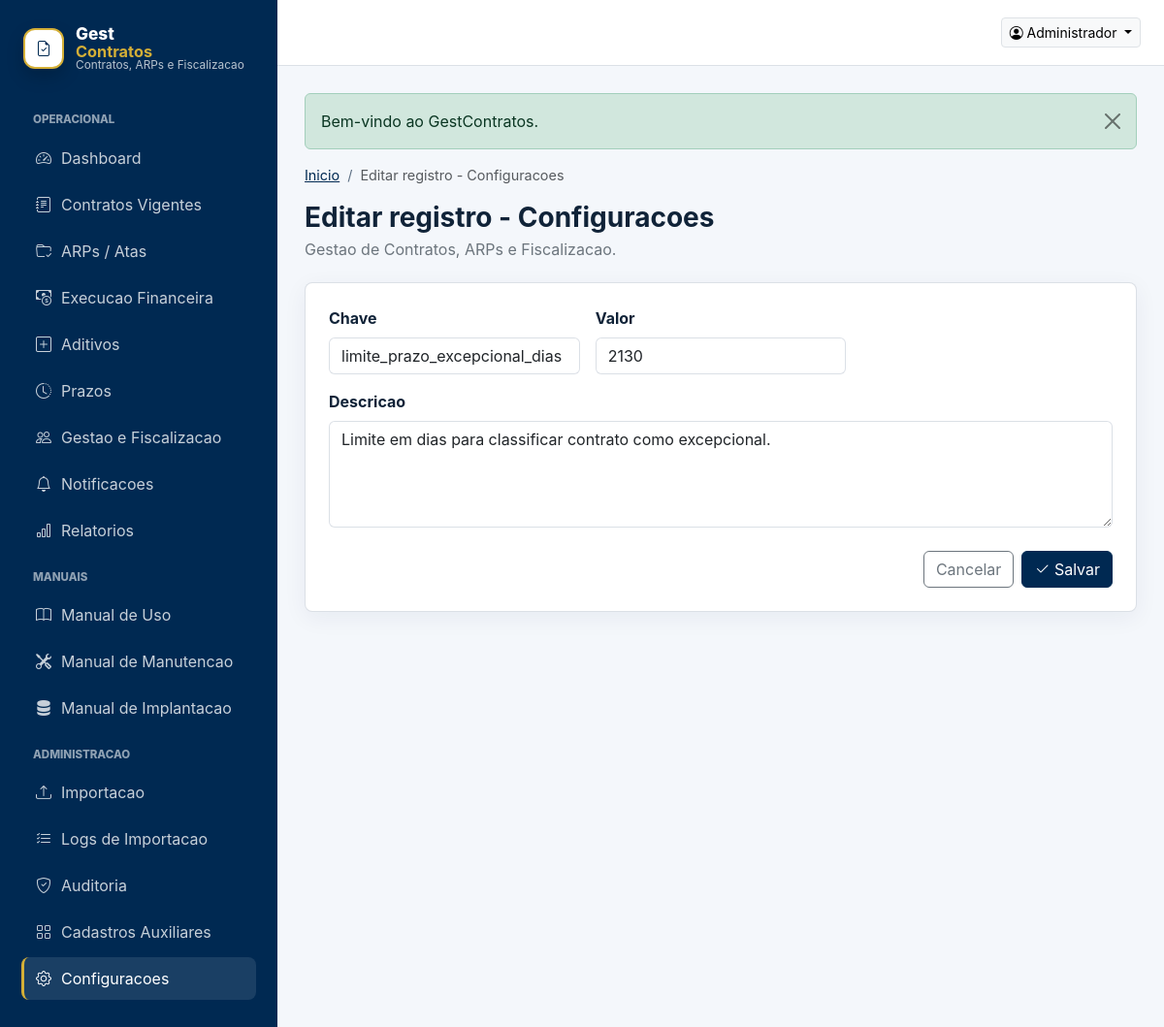
Screenshot of /configuracoes/2/editar (signed in) with the database file from the repository.
### tables this page shows
CREATE TABLE IF NOT EXISTS parametros_sistema (
  id BIGINT UNSIGNED AUTO_INCREMENT PRIMARY KEY,
  chave VARCHAR(120) NOT NULL UNIQUE,
  valor VARCHAR(255) NOT NULL,
  descricao TEXT NULL,
  created_by BIGINT UNSIGNED NULL,
  updated_by BIGINT UNSIGNED NULL,
  created_at DATETIME NOT NULL DEFAULT CURRENT_TIMESTAMP,
  updated_at DATETIME NOT NULL DEFAULT CURRENT_TIMESTAMP ON UPDATE CURRENT_TIMESTAMP,
  deleted_at DATETIME NULL
);

### app/Core/View.php (called while the page is built, shortened)
<?php
final class View
{
    public static function render(string $view, array $data = [], string $layout = 'layouts/app'): void
    {
        extract($data, EXTR_SKIP);
        $viewPath = base_path('app/Views/' . $view . '.php');
        require $viewPath;
    }
}

### app/Core/Controller.php (called while the page is built, shortened)
<?php
abstract class Controller
{
    protected function view(string $view, array $data = [], string $layout = 'layouts/app'): void
    {
        View::render($view, $data, $layout);
    }
}

### app/Controllers/ResourceController.php (called while the page is built, shortened)
<?php
abstract class ResourceController extends Controller
{
    protected Model $model;
    protected string $title;
    protected string $route;
    protected array $fields = [];
    public function edit(Request $request, string $id): void
    {
        $item = $this->model->find((int) $id);
        $this->view('shared/resource_form', [
            'title' => 'Editar registro - ' . $this->title,
            'item' => $item,
            'fields' => $this->fields,
            'action' => url($this->route . '/' . $id),
        ]);
    }
}

### app/Core/Application.php (called while the page is built, shortened)
<?php
final class Application
{
    public function run(): void
    {
        try {
            $router = new Router();
            $router->dispatch(Request::capture());
        } catch (\Throwable $exception) {
            http_response_code(500);
            $this->logException($exception);
            if (config('app.debug', false)) {
                echo '<pre>' . e($exception) . '</pre>';
                return;
            }
            echo 'Ocorreu um erro interno. Verifique os logs da aplicacao.';
        } finally {
            unset($_SESSION['_old']);
        }
    }
}

### public/index.php (called while the page is built, shortened)
<?php
$app = new Application(dirname(__DIR__));
$app->run();

### app/Core/helpers.php (called while the page is built, shortened)
<?php
if (! function_exists('base_path')) {
    function base_path(string $path = ''): string
    {
        $root = $GLOBALS['base_path'] ?? dirname(__DIR__, 2);
        return $path === '' ? $root : $root . DIRECTORY_SEPARATOR . ltrim($path, DIRECTORY_SEPARATOR);
    }
}
if (! function_exists('env')) {
    function env(string $key, mixed $default = null): mixed
    {
        return $_ENV[$key] ?? $_SERVER[$key] ?? $default;
    }
}
if (! function_exists('config')) {
    function config(string $key, mixed $default = null): mixed
    {
        static $configs = [];
        [$file, $item] = array_pad(explode('.', $key, 2), 2, null);
        if (! isset($configs[$file])) {
            $path = base_path("config/{$file}.php");
            $configs[$file] = file_exists($path) ? require $path : [];
        }
        return $item === null ? $configs[$file] : ($configs[$file][$item] ?? $default);
    }
}
if (! function_exists('e')) {
    function e(mixed $value): string
    {
        return htmlspecialchars((string) $value, ENT_QUOTES | ENT_SUBSTITUTE, 'UTF-8');
    }
}

### config/database.php (called while the page is built)
<?php
return [
    'driver' => 'mysql',
    'host' => env('DB_HOST', '127.0.0.1'),
    'port' => env('DB_PORT', '3306'),
    'database' => env('DB_DATABASE', 'gestcontratos'),
    'username' => env('DB_USERNAME', 'root'),
    'password' => env('DB_PASSWORD', ''),
    'charset' => env('DB_CHARSET', 'utf8mb4'),
];

### config/app.php (called while the page is built)
<?php
return [
    'name' => env('APP_NAME', 'GestContratos'),
    'env' => env('APP_ENV', 'production'),
    'debug' => filter_var(env('APP_DEBUG', false), FILTER_VALIDATE_BOOLEAN),
    'url' => rtrim(env('APP_URL', 'http://localhost:8080'), '/'),
    'session_name' => env('SESSION_NAME', 'gestcontratos_session'),
    'upload_max_mb' => (int) env('UPLOAD_MAX_MB', 20),
];

### app/Core/Database.php (called while the page is built, shortened)
<?php
final class Database
{
    private static ?PDO $pdo = null;
    public static function pdo(): PDO
    {
        $db = config('database');
        $dsn = sprintf(
            'mysql:host=%s;port=%s;dbname=%s;charset=%s',
            $db['host'],
            $db['port'],
            $db['database'],
            $db['charset']
        );
        self::$pdo = new PDO($dsn, $db['username'], $db['password'], [
            PDO::ATTR_ERRMODE => PDO::ERRMODE_EXCEPTION,
            PDO::ATTR_DEFAULT_FETCH_MODE => PDO::FETCH_ASSOC,
            PDO::ATTR_EMULATE_PREPARES => false,
        ]);
        return self::$pdo;
    }
}

### app/Core/Model.php (called while the page is built, shortened)
<?php
abstract class Model
{
    protected string $table;
    protected string $primaryKey = 'id';
    protected function pdo(): PDO
    {
        return Database::pdo();
    }
    public function find(int|string $id): ?array
    {
        $stmt = $this->pdo()->prepare("SELECT * FROM {$this->table} WHERE {$this->primaryKey} = :id LIMIT 1");
        $stmt->execute(['id' => $id]);
        $row = $stmt->fetch();
        return $row ?: null;
    }
}

### app/Controllers/SettingsController.php (called while the page is built, shortened)
<?php
final class SettingsController extends ResourceController
{
    public function __construct()
    {
        $this->model = new Parameter();
    }
}

### app/Views/shared/resource_form.php (the view, shortened to what this page needs)
<form method="post" action="<?= e($action) ?>" class="gc-card p-4" novalidate>
    <div class="row g-3">
        <?php foreach ($fields as $field): ?>
            <?php
            $name = $field['name'];
            $type = $field['type'] ?? 'text';
            $value = old($name, $item[$name] ?? '');
            $col = $type === 'textarea' ? 'col-12' : 'col-12 col-md-6 col-xl-4';
            ?>
            <div class="<?= e($col) ?>">
                <?php if ($type === 'checkbox'): ?>
                    <div class="form-check mt-4">
                        <input class="form-check-input" type="checkbox" id="<?= e($name) ?>" name="<?= e($name) ?>" value="1" <?= ! empty($value) ? 'checked' : '' ?>>
                        <label class="form-check-label" for="<?= e($name) ?>"><?= e($field['label']) ?></label>
                    </div>
                <?php elseif ($type === 'textarea'): ?>
                    <label class="form-label" for="<?= e($name) ?>"><?= e($field['label']) ?></label>
                    <textarea class="form-control" id="<?= e($name) ?>" name="<?= e($name) ?>" rows="4" <?= ! empty($field['required']) ? 'required' : '' ?>><?= e($value) ?></textarea>
                <?php else: ?>
                    <label class="form-label" for="<?= e($name) ?>"><?= e($field['label']) ?></label>
                    <input class="form-control" type="<?= e($type) ?>" id="<?= e($name) ?>" name="<?= e($name) ?>" value="<?= e($value) ?>" step="<?= e($field['step'] ?? '') ?>" <?= ! empty($field['required']) ? 'required' : '' ?>>
                <?php endif; ?>
            </div>
        <?php endforeach; ?>
    </div>
    <div class="d-flex justify-content-end gap-2 mt-4">
        <a class="btn btn-outline-secondary" href="javascript:history.back()">Cancelar</a>
        <button class="btn btn-primary" type="submit"><i class="bi bi-check2"></i> Salvar</button>
    </div>
</form>

### app/Core/Router.php (shortened to what this page needs)
<?php
final class Router
{
    private array $routes = [];
    public function add(string $method, string $path, array|callable $handler): void
    {
        $pattern = preg_replace('#\{([a-zA-Z_][a-zA-Z0-9_]*)\}#', '(?P<$1>[^/]+)', '/' . trim($path, '/'));
        $this->routes[] = [
            'method' => strtoupper($method),
            'pattern' => '#^' . $pattern . '$#',
            'handler' => $handler,
        ];
    }
    public function dispatch(Request $request): void
    {
        foreach ($this->routes as $route) {
            if ($route['method'] !== $request->method) {
                continue;
            }
            if (! preg_match($route['pattern'], $request->path, $matches)) {
                continue;
            }
            $params = array_filter($matches, 'is_string', ARRAY_FILTER_USE_KEY);
            $this->call($route['handler'], $request, $params);
            return;
        }
    }
    private function call(array|callable $handler, Request $request, array $params): void
    {
        [$class, $method] = $handler;
        $controller = new $class();
        $ref = new \ReflectionMethod($controller, $method);
        $controller->{$method}(...$this->arguments($ref, $request, $params));
    }
    private function arguments(\ReflectionFunctionAbstract $ref, Request $request, array $params): array
    {
        $args = [];
        $parameters = $ref->getParameters();
        if ($parameters) {
            $first = $parameters[0];
            $type = $first->getType();
            if (($type instanceof \ReflectionNamedType && $type->getName() === Request::class) || $first->getName() === 'request') {
                $args[] = $request;
            }
        }
        return array_merge($args, array_values($params));
    }
}

### public/assets/css/app.css (style rules this page uses)
:root { --gc-blue: #002952; --gc-white: #FFFFFF; --gc-gold: #D4AF37; --gc-bg: #f4f7fb; --gc-surface: #FFFFFF; --gc-text: #102338; --gc-muted: #5c6f84; --gc-border: rgba(0, 41, 82, .14); --gc-primary: #002952; --gc-primary-strong: #001a35; --gc-primary-soft: rgba(0, 41, 82, .08); --gc-warning: #D4AF37; --gc-focus: #D4AF37; --gc-shadow: 0 14px 34px rgba(0, 41, 82, .10); --gc-radius: 8px; }
* { letter-spacing: 0; }
body { min-height: 100vh; background: var(--gc-bg); color: var(--gc-text); font-family: Inter, system-ui, -apple-system, BlinkMacSystemFont, "Segoe UI", sans-serif; font-size: 16px; }
a { color: var(--gc-primary); }
.gc-card, .metric-card { background: var(--gc-surface); border: 1px solid var(--gc-border); border-radius: var(--gc-radius); box-shadow: 0 6px 24px rgba(0, 41, 82, .06); }
.btn-primary { --bs-btn-color: var(--gc-white); --bs-btn-bg: var(--gc-blue); --bs-btn-border-color: var(--gc-blue); --bs-btn-hover-color: var(--gc-white); --bs-btn-hover-bg: var(--gc-primary-strong); --bs-btn-hover-border-color: var(--gc-primary-strong); --bs-btn-active-bg: var(--gc-primary-strong); --bs-btn-active-border-color: var(--gc-primary-strong); }
.form-label { font-weight: 650; color: var(--gc-text); }
.form-control, .form-select { border-color: var(--gc-border); }

### rows the page displays
parametros_sistema: chave "limite_prazo_excepcional_dias", valor "2130", descricao "Limite em dias para classificar contrato como excepcional."

### other values shown
$section "OPERACIONAL"
$label "Dashboard"
$label "Contratos Vigentes"
$label "ARPs / Atas"
$label "Execucao Financeira"
$label "Aditivos"
$label "Prazos"
$label "Gestao e Fiscalizacao"
$label "Notificacoes"
$label "Relatorios"
$section "MANUAIS"
$label "Manual de Uso"
$label "Manual de Manutencao"
$label "Manual de Implantacao"
$section "ADMINISTRACAO"
